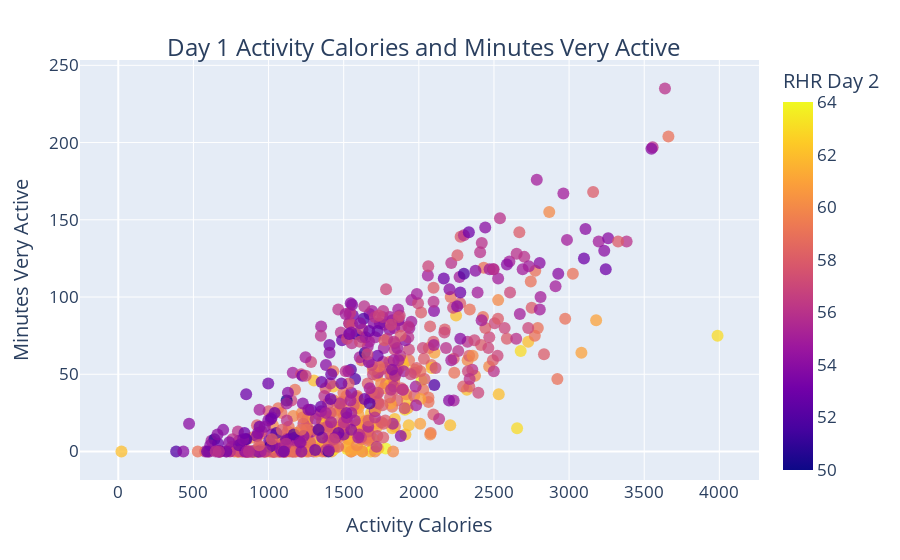

Notebook code cell kept with this figure:
### Code cell
fig4 = px.scatter(df, x='Activity Calories', y='Minutes Very Active', color='RHR Day 2', opacity=0.75)
fig4.update_layout(
    title = {
        'text': "Day 1 Activity Calories and Minutes Very Active",
        'x': 0.47,
        'y': 0.93
    },
    font = dict(
        size=17
    ))
fig4.update_traces(marker=dict(size=12),
                  selector=dict(mode='markers'))
fig4

### Figure 1 — Plotly figure (JSON) as saved in the notebook; plotly's stock layout.template omitted (floating-point values rounded to 4 significant figures; data arrays with more than 128 entries replaced by an {"elided": "..."} marker saying what was removed)
{"data": [{"hoverlabel": {"namelength": 0}, "hovertemplate": "Activity Calories=%{x}<br>Minutes Very Active=%{y}<br>RHR Day 2=%{marker.color}", "legendgroup": "", "marker": {"color": {"elided": "671 float values"}, "coloraxis": "coloraxis", "opacity": 0.75, "size": 12, "symbol": "circle"}, "mode": "markers", "name": "", "showlegend": false, "type": "scatter", "x": {"elided": "671 float values"}, "xaxis": "x", "y": {"elided": "671 float values"}, "yaxis": "y"}], "layout": {"coloraxis": {"colorbar": {"title": {"text": "RHR Day 2"}}, "colorscale": [[0, "#0d0887"], [0.1111, "#46039f"], [0.2222, "#7201a8"], [0.3333, "#9c179e"], [0.4444, "#bd3786"], [0.5556, "#d8576b"], [0.6667, "#ed7953"], [0.7778, "#fb9f3a"], [0.8889, "#fdca26"], [1, "#f0f921"]]}, "font": {"size": 17}, "legend": {"tracegroupgap": 0}, "margin": {"t": 60}, "title": {"text": "Day 1 Activity Calories and Minutes Very Active", "x": 0.47, "y": 0.93}, "xaxis": {"anchor": "y", "domain": [0, 1], "title": {"text": "Activity Calories"}}, "yaxis": {"anchor": "x", "domain": [0, 1], "title": {"text": "Minutes Very Active"}}}}
